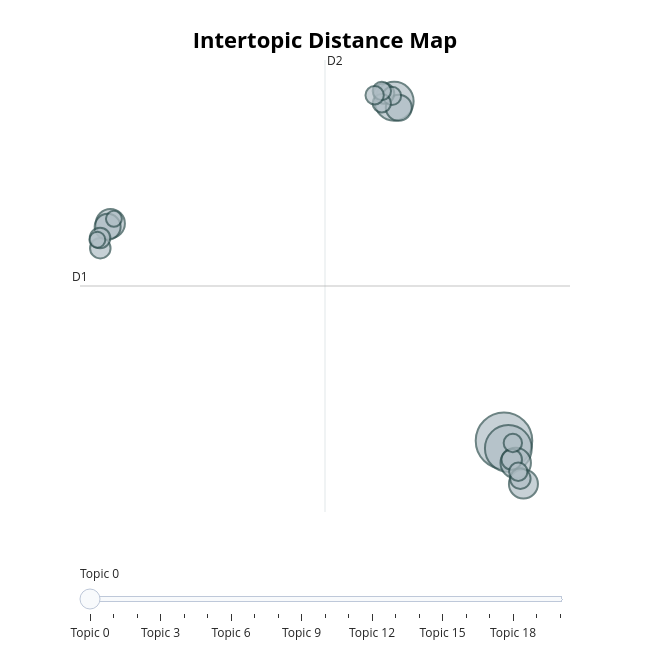

Write notebook code for a chart like this one.
### Code cell
# run this cell to visualize the topics
topic_model.visualize_topics().write_html("outputs/intertopic_map.html")
topic_model.visualize_topics()

### Figure 1 — Plotly figure (JSON) as saved in the notebook; plotly's stock layout.template omitted (floating-point values rounded to 4 significant figures)
{"data": [{"customdata": [[0, "america | new | people | americans | american", 38], [1, "world | people | years | new | america", 26], [2, "government | states | united | congress | department", 18], [3, "world | nations | soviet | peace | economic", 11], [4, "government | work | congress | public | great", 10], [5, "states | united | public | government | congress", 10], [6, "states | congress | united | year | treaty", 8], [7, "government | states | law | united | gold", 8], [8, "national | federal | reduction | public | ought", 5], [9, "government | shall | congress | world | islands", 5], [10, "bank | public | states | government | country", 5], [11, "government | states | public | united | country", 5], [12, "states | government | constitution | congress | united", 5], [13, "year | states | united | government | congress", 4], [14, "government | states | united | year | congress", 4], [15, "world | free | war | great | nations", 4], [16, "war | shall | government | congress | present", 4], [17, "states | government | united | constitution | congress", 4], [18, "information | provision | public | united | proper", 4], [19, "constitution | states | public | power | country", 3], [20, "states | public | government | united | congress", 3]], "hovertemplate": "<b>Topic %{customdata[0]}</b><br>%{customdata[1]}<br>Size: %{customdata[2]}", "legendgroup": "", "marker": {"color": "#B0BEC5", "line": {"color": "DarkSlateGrey", "width": 2}, "size": [38, 26, 18, 11, 10, 10, 8, 8, 5, 5, 5, 5, 5, 4, 4, 4, 4, 4, 4, 3, 3], "sizemode": "area", "sizeref": 0.02375, "symbol": "circle"}, "mode": "markers", "name": "", "orientation": "v", "showlegend": false, "type": "scatter", "x": [19.84, 20.14, 12.35, 20.64, 21.16, -6.996, -7.184, 12.67, 20.95, 20.37, -7.685, -7.701, 11.66, 12.2, 11.51, 20.44, 20.81, 11.51, 11.02, -6.758, -7.886], "xaxis": "x", "y": [-7.379, -7.773, 10.11, -8.523, -9.608, 3.812, 3.64, 9.776, -9.33, -8.343, 2.543, 3.063, 10.51, 10.39, 10.01, -7.492, -8.976, 10.64, 10.42, 4.055, 2.976], "yaxis": "y"}], "layout": {"annotations": [{"showarrow": false, "text": "D1", "x": -9.069, "y": 0.5931, "yshift": 10}, {"showarrow": false, "text": "D2", "x": 7.635, "xshift": 10, "y": 12.24}], "height": 650, "hoverlabel": {"bgcolor": "white", "font": {"family": "Rockwell", "size": 16}}, "legend": {"itemsizing": "constant", "tracegroupgap": 0}, "margin": {"t": 60}, "shapes": [{"line": {"color": "#CFD8DC", "width": 2}, "type": "line", "x0": 7.635, "x1": 7.635, "y0": -11.05, "y1": 12.24}, {"line": {"color": "#9E9E9E", "width": 2}, "type": "line", "x0": -9.069, "x1": 24.34, "y0": 0.5931, "y1": 0.5931}], "sliders": [{"active": 0, "pad": {"t": 50}, "steps": [{"args": [{"marker.color": [["red", "#B0BEC5", "#B0BEC5", "#B0BEC5", "#B0BEC5", "#B0BEC5", "#B0BEC5", "#B0BEC5", "#B0BEC5", "#B0BEC5", "#B0BEC5", "#B0BEC5", "#B0BEC5", "#B0BEC5", "#B0BEC5", "#B0BEC5", "#B0BEC5", "#B0BEC5", "#B0BEC5", "#B0BEC5", "#B0BEC5"]]}], "label": "Topic 0", "method": "update"}, {"args": [{"marker.color": [["#B0BEC5", "red", "#B0BEC5", "#B0BEC5", "#B0BEC5", "#B0BEC5", "#B0BEC5", "#B0BEC5", "#B0BEC5", "#B0BEC5", "#B0BEC5", "#B0BEC5", "#B0BEC5", "#B0BEC5", "#B0BEC5", "#B0BEC5", "#B0BEC5", "#B0BEC5", "#B0BEC5", "#B0BEC5", "#B0BEC5"]]}], "label": "Topic 1", "method": "update"}, {"args": [{"marker.color": [["#B0BEC5", "#B0BEC5", "red", "#B0BEC5", "#B0BEC5", "#B0BEC5", "#B0BEC5", "#B0BEC5", "#B0BEC5", "#B0BEC5", "#B0BEC5", "#B0BEC5", "#B0BEC5", "#B0BEC5", "#B0BEC5", "#B0BEC5", "#B0BEC5", "#B0BEC5", "#B0BEC5", "#B0BEC5", "#B0BEC5"]]}], "label": "Topic 2", "method": "update"}, {"args": [{"marker.color": [["#B0BEC5", "#B0BEC5", "#B0BEC5", "red", "#B0BEC5", "#B0BEC5", "#B0BEC5", "#B0BEC5", "#B0BEC5", "#B0BEC5", "#B0BEC5", "#B0BEC5", "#B0BEC5", "#B0BEC5", "#B0BEC5", "#B0BEC5", "#B0BEC5", "#B0BEC5", "#B0BEC5", "#B0BEC5", "#B0BEC5"]]}], "label": "Topic 3", "method": "update"}, {"args": [{"marker.color": [["#B0BEC5", "#B0BEC5", "#B0BEC5", "#B0BEC5", "red", "#B0BEC5", "#B0BEC5", "#B0BEC5", "#B0BEC5", "#B0BEC5", "#B0BEC5", "#B0BEC5", "#B0BEC5", "#B0BEC5", "#B0BEC5", "#B0BEC5", "#B0BEC5", "#B0BEC5", "#B0BEC5", "#B0BEC5", "#B0BEC5"]]}], "label": "Topic 4", "method": "update"}, {"args": [{"marker.color": [["#B0BEC5", "#B0BEC5", "#B0BEC5", "#B0BEC5", "#B0BEC5", "red", "#B0BEC5", "#B0BEC5", "#B0BEC5", "#B0BEC5", "#B0BEC5", "#B0BEC5", "#B0BEC5", "#B0BEC5", "#B0BEC5", "#B0BEC5", "#B0BEC5", "#B0BEC5", "#B0BEC5", "#B0BEC5", "#B0BEC5"]]}], "label": "Topic 5", "method": "update"}, {"args": [{"marker.color": [["#B0BEC5", "#B0BEC5", "#B0BEC5", "#B0BEC5", "#B0BEC5", "#B0BEC5", "red", "#B0BEC5", "#B0BEC5", "#B0BEC5", "#B0BEC5", "#B0BEC5", "#B0BEC5", "#B0BEC5", "#B0BEC5", "#B0BEC5", "#B0BEC5", "#B0BEC5", "#B0BEC5", "#B0BEC5", "#B0BEC5"]]}], "label": "Topic 6", "method": "update"}, {"args": [{"marker.color": [["#B0BEC5", "#B0BEC5", "#B0BEC5", "#B0BEC5", "#B0BEC5", "#B0BEC5", "#B0BEC5", "red", "#B0BEC5", "#B0BEC5", "#B0BEC5", "#B0BEC5", "#B0BEC5", "#B0BEC5", "#B0BEC5", "#B0BEC5", "#B0BEC5", "#B0BEC5", "#B0BEC5", "#B0BEC5", "#B0BEC5"]]}], "label": "Topic 7", "method": "update"}, {"args": [{"marker.color": [["#B0BEC5", "#B0BEC5", "#B0BEC5", "#B0BEC5", "#B0BEC5", "#B0BEC5", "#B0BEC5", "#B0BEC5", "red", "#B0BEC5", "#B0BEC5", "#B0BEC5", "#B0BEC5", "#B0BEC5", "#B0BEC5", "#B0BEC5", "#B0BEC5", "#B0BEC5", "#B0BEC5", "#B0BEC5", "#B0BEC5"]]}], "label": "Topic 8", "method": "update"}, {"args": [{"marker.color": [["#B0BEC5", "#B0BEC5", "#B0BEC5", "#B0BEC5", "#B0BEC5", "#B0BEC5", "#B0BEC5", "#B0BEC5", "#B0BEC5", "red", "#B0BEC5", "#B0BEC5", "#B0BEC5", "#B0BEC5", "#B0BEC5", "#B0BEC5", "#B0BEC5", "#B0BEC5", "#B0BEC5", "#B0BEC5", "#B0BEC5"]]}], "label": "Topic 9", "method": "update"}, {"args": [{"marker.color": [["#B0BEC5", "#B0BEC5", "#B0BEC5", "#B0BEC5", "#B0BEC5", "#B0BEC5", "#B0BEC5", "#B0BEC5", "#B0BEC5", "#B0BEC5", "red", "#B0BEC5", "#B0BEC5", "#B0BEC5", "#B0BEC5", "#B0BEC5", "#B0BEC5", "#B0BEC5", "#B0BEC5", "#B0BEC5", "#B0BEC5"]]}], "label": "Topic 10", "method": "update"}, {"args": [{"marker.color": [["#B0BEC5", "#B0BEC5", "#B0BEC5", "#B0BEC5", "#B0BEC5", "#B0BEC5", "#B0BEC5", "#B0BEC5", "#B0BEC5", "#B0BEC5", "#B0BEC5", "red", "#B0BEC5", "#B0BEC5", "#B0BEC5", "#B0BEC5", "#B0BEC5", "#B0BEC5", "#B0BEC5", "#B0BEC5", "#B0BEC5"]]}], "label": "Topic 11", "method": "update"}, {"args": [{"marker.color": [["#B0BEC5", "#B0BEC5", "#B0BEC5", "#B0BEC5", "#B0BEC5", "#B0BEC5", "#B0BEC5", "#B0BEC5", "#B0BEC5", "#B0BEC5", "#B0BEC5", "#B0BEC5", "red", "#B0BEC5", "#B0BEC5", "#B0BEC5", "#B0BEC5", "#B0BEC5", "#B0BEC5", "#B0BEC5", "#B0BEC5"]]}], "label": "Topic 12", "method": "update"}, {"args": [{"marker.color": [["#B0BEC5", "#B0BEC5", "#B0BEC5", "#B0BEC5", "#B0BEC5", "#B0BEC5", "#B0BEC5", "#B0BEC5", "#B0BEC5", "#B0BEC5", "#B0BEC5", "#B0BEC5", "#B0BEC5", "red", "#B0BEC5", "#B0BEC5", "#B0BEC5", "#B0BEC5", "#B0BEC5", "#B0BEC5", "#B0BEC5"]]}], "label": "Topic 13", "method": "update"}, {"args": [{"marker.color": [["#B0BEC5", "#B0BEC5", "#B0BEC5", "#B0BEC5", "#B0BEC5", "#B0BEC5", "#B0BEC5", "#B0BEC5", "#B0BEC5", "#B0BEC5", "#B0BEC5", "#B0BEC5", "#B0BEC5", "#B0BEC5", "red", "#B0BEC5", "#B0BEC5", "#B0BEC5", "#B0BEC5", "#B0BEC5", "#B0BEC5"]]}], "label": "Topic 14", "method": "update"}, {"args": [{"marker.color": [["#B0BEC5", "#B0BEC5", "#B0BEC5", "#B0BEC5", "#B0BEC5", "#B0BEC5", "#B0BEC5", "#B0BEC5", "#B0BEC5", "#B0BEC5", "#B0BEC5", "#B0BEC5", "#B0BEC5", "#B0BEC5", "#B0BEC5", "red", "#B0BEC5", "#B0BEC5", "#B0BEC5", "#B0BEC5", "#B0BEC5"]]}], "label": "Topic 15", "method": "update"}, {"args": [{"marker.color": [["#B0BEC5", "#B0BEC5", "#B0BEC5", "#B0BEC5", "#B0BEC5", "#B0BEC5", "#B0BEC5", "#B0BEC5", "#B0BEC5", "#B0BEC5", "#B0BEC5", "#B0BEC5", "#B0BEC5", "#B0BEC5", "#B0BEC5", "#B0BEC5", "red", "#B0BEC5", "#B0BEC5", "#B0BEC5", "#B0BEC5"]]}], "label": "Topic 16", "method": "update"}, {"args": [{"marker.color": [["#B0BEC5", "#B0BEC5", "#B0BEC5", "#B0BEC5", "#B0BEC5", "#B0BEC5", "#B0BEC5", "#B0BEC5", "#B0BEC5", "#B0BEC5", "#B0BEC5", "#B0BEC5", "#B0BEC5", "#B0BEC5", "#B0BEC5", "#B0BEC5", "#B0BEC5", "red", "#B0BEC5", "#B0BEC5", "#B0BEC5"]]}], "label": "Topic 17", "method": "update"}, {"args": [{"marker.color": [["#B0BEC5", "#B0BEC5", "#B0BEC5", "#B0BEC5", "#B0BEC5", "#B0BEC5", "#B0BEC5", "#B0BEC5", "#B0BEC5", "#B0BEC5", "#B0BEC5", "#B0BEC5", "#B0BEC5", "#B0BEC5", "#B0BEC5", "#B0BEC5", "#B0BEC5", "#B0BEC5", "red", "#B0BEC5", "#B0BEC5"]]}], "label": "Topic 18", "method": "update"}, {"args": [{"marker.color": [["#B0BEC5", "#B0BEC5", "#B0BEC5", "#B0BEC5", "#B0BEC5", "#B0BEC5", "#B0BEC5", "#B0BEC5", "#B0BEC5", "#B0BEC5", "#B0BEC5", "#B0BEC5", "#B0BEC5", "#B0BEC5", "#B0BEC5", "#B0BEC5", "#B0BEC5", "#B0BEC5", "#B0BEC5", "red", "#B0BEC5"]]}], "label": "Topic 19", "method": "update"}, {"args": [{"marker.color": [["#B0BEC5", "#B0BEC5", "#B0BEC5", "#B0BEC5", "#B0BEC5", "#B0BEC5", "#B0BEC5", "#B0BEC5", "#B0BEC5", "#B0BEC5", "#B0BEC5", "#B0BEC5", "#B0BEC5", "#B0BEC5", "#B0BEC5", "#B0BEC5", "#B0BEC5", "#B0BEC5", "#B0BEC5", "#B0BEC5", "red"]]}], "label": "Topic 20", "method": "update"}]}], "title": {"font": {"color": "Black", "size": 22}, "text": "<b>Intertopic Distance Map</b>", "x": 0.5, "xanchor": "center", "y": 0.95, "yanchor": "top"}, "width": 650, "xaxis": {"anchor": "y", "domain": [0, 1], "range": [-9.069, 24.34], "title": {"text": ""}, "visible": false}, "yaxis": {"anchor": "x", "domain": [0, 1], "range": [-11.05, 12.24], "title": {"text": ""}, "visible": false}}}
